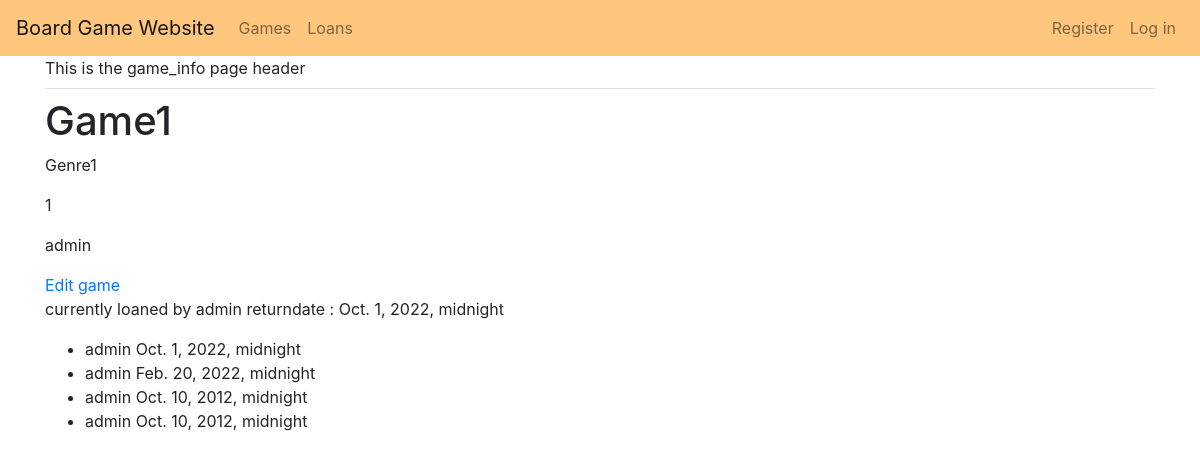
The page /games/7/ on the database as committed earlier.
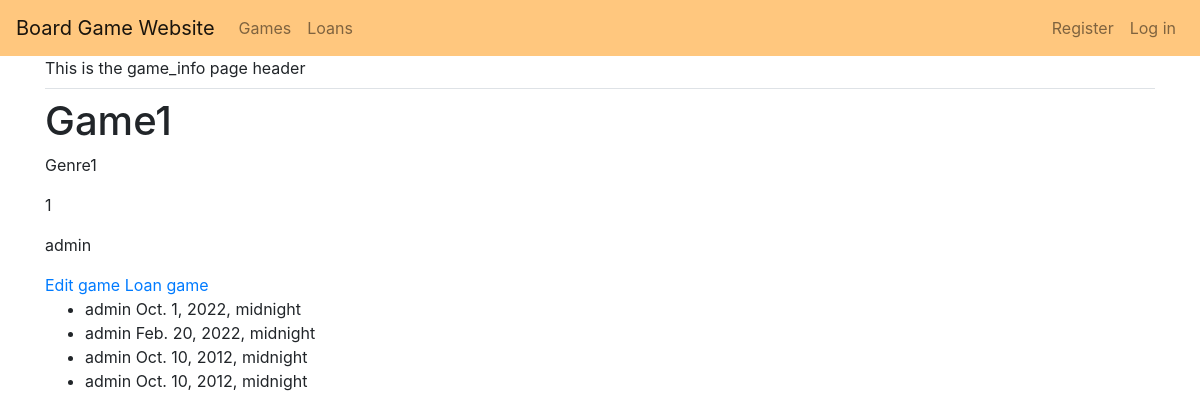
The same page on the database as committed later.
### board_games/models.py (models this page shows)
class GameLoan(models.Model):
    game = models.ForeignKey(BoardGame, on_delete=models.CASCADE)
    owner = models.ForeignKey(User, on_delete=models.CASCADE)
    date_loaned = models.DateTimeField(auto_now_add=True)
    return_date = models.DateTimeField()
    returned = models.BooleanField(default=False)

### board_games/views.py (the view)
# urls.py: path("games/<int:game_id>/", views.game_info, name="game_info"),
def game_info(request, game_id):
    game = BoardGame.objects.get(id=game_id)
    loans = GameLoan.objects.filter(game=game).order_by("-return_date")
    context = {"game": game, "loans": loans}
    return render(request, "board_games/game_info.html", context)

### board_games/templates/board_games/game_info.html
{% extends 'board_games/base.html' %}
{% block page_header %}
This is the game_info page header
{% endblock page_header %}
{% block content %}
<h1>{{game.game}}</h1>
<p>{{game.genre}}</p>
<p>{{game.year_published}}</p>
<p>{{game.owner}}</p>
<a href="{% url 'board_games:edit_game' game.id %}">Edit game</a>
{% if not game.loaned %}
<a href="{% url 'board_games:add_loan' game.id %}">Loan game</a>
{% else %}
<p>
    currently loaned by {{ loans.first.owner }} returndate : {{ loans.first.return_date }}
</p>
{% endif %}
<ul>
    {% for loan in loans %}
    <li>
        {{ loan.owner }}
        {{ loan.return_date }}
    </li>
    {% endfor %}
</ul>
{% endblock content %}

Rows that differ between the two databases and show on the page:
changed BoardGame "Game1": loaned True → False (drawn)
shown differently, row unchanged: GameLoan "Oct. 1, 2022, midnight": first.owner "admin" → (not shown); first.return_date "Oct. 1, 2022, midnight" → (not shown)
Other text that changed with them:
text no longer shown: "currently loaned by returndate :"
text now shown: "Loan game"
